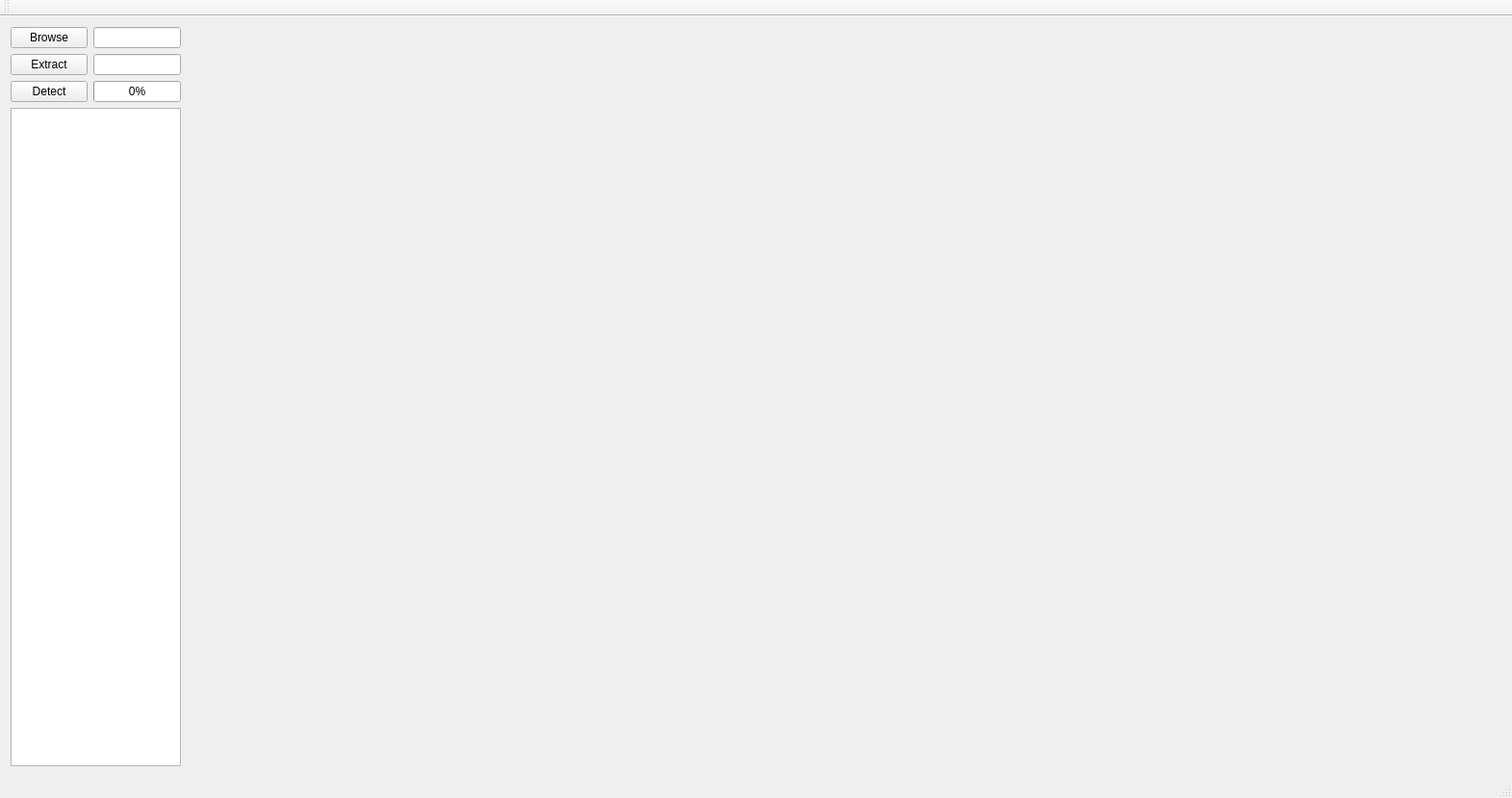
<?xml version="1.0" encoding="UTF-8"?>
<ui version="4.0">
 <class>MainWindow</class>
 <widget class="QMainWindow" name="MainWindow">
  <property name="geometry">
   <rect>
    <x>0</x>
    <y>0</y>
    <width>1132</width>
    <height>581</height>
   </rect>
  </property>
  <property name="windowTitle">
   <string>MainWindow</string>
  </property>
  <widget class="QWidget" name="centralWidget">
   <layout class="QHBoxLayout" name="horizontalLayout_3">
    <item>
     <layout class="QHBoxLayout" name="horizontalLayout_2">
      <item>
       <layout class="QVBoxLayout" name="yoloTextLayout">
        <item>
         <layout class="QVBoxLayout" name="fopLayoutV">
          <item>
           <layout class="QHBoxLayout" name="browseLayoutH">
            <item>
             <widget class="QPushButton" name="browseButton">
              <property name="text">
               <string>Browse</string>
              </property>
             </widget>
            </item>
            <item>
             <widget class="QLineEdit" name="browseLineEdit">
              <property name="readOnly">
               <bool>true</bool>
              </property>
             </widget>
            </item>
           </layout>
          </item>
          <item>
           <layout class="QHBoxLayout" name="extractLayoutH">
            <item>
             <widget class="QPushButton" name="extractButton">
              <property name="text">
               <string>Extract</string>
              </property>
             </widget>
            </item>
            <item>
             <widget class="QLineEdit" name="extractLineEdit">
              <property name="readOnly">
               <bool>true</bool>
              </property>
             </widget>
            </item>
           </layout>
          </item>
         </layout>
        </item>
        <item>
         <layout class="QHBoxLayout" name="horizontalLayout">
          <item>
           <widget class="QPushButton" name="detectButton">
            <property name="text">
             <string>Detect</string>
            </property>
           </widget>
          </item>
          <item>
           <widget class="QProgressBar" name="detectProgress">
            <property name="value">
             <number>0</number>
            </property>
           </widget>
          </item>
         </layout>
        </item>
        <item>
         <widget class="QTextEdit" name="metadataTextEdit">
          <property name="readOnly">
           <bool>true</bool>
          </property>
         </widget>
        </item>
       </layout>
      </item>
      <item>
       <widget class="QLabel" name="videoLabel">
        <property name="minimumSize">
         <size>
          <width>1366</width>
          <height>768</height>
         </size>
        </property>
        <property name="text">
         <string/>
        </property>
       </widget>
      </item>
     </layout>
    </item>
   </layout>
  </widget>
  <widget class="QMenuBar" name="menuBar">
   <property name="geometry">
    <rect>
     <x>0</x>
     <y>0</y>
     <width>1132</width>
     <height>22</height>
    </rect>
   </property>
  </widget>
  <widget class="QToolBar" name="mainToolBar">
   <attribute name="toolBarArea">
    <enum>TopToolBarArea</enum>
   </attribute>
   <attribute name="toolBarBreak">
    <bool>false</bool>
   </attribute>
  </widget>
  <widget class="QStatusBar" name="statusBar"/>
 </widget>
 <layoutdefault spacing="6" margin="11"/>
 <resources/>
 <connections>
  <connection>
   <sender>detectButton</sender>
   <signal>clicked()</signal>
   <receiver>MainWindow</receiver>
   <slot>detectClicked()</slot>
   <hints>
    <hint type="sourcelabel">
     <x>49</x>
     <y>134</y>
    </hint>
    <hint type="destinationlabel">
     <x>8</x>
     <y>128</y>
    </hint>
   </hints>
  </connection>
  <connection>
   <sender>browseButton</sender>
   <signal>clicked()</signal>
   <receiver>MainWindow</receiver>
   <slot>browseClicked()</slot>
   <hints>
    <hint type="sourcelabel">
     <x>82</x>
     <y>68</y>
    </hint>
    <hint type="destinationlabel">
     <x>460</x>
     <y>555</y>
    </hint>
   </hints>
  </connection>
  <connection>
   <sender>extractButton</sender>
   <signal>clicked()</signal>
   <receiver>MainWindow</receiver>
   <slot>extractClicked()</slot>
   <hints>
    <hint type="sourcelabel">
     <x>40</x>
     <y>94</y>
    </hint>
    <hint type="destinationlabel">
     <x>440</x>
     <y>551</y>
    </hint>
   </hints>
  </connection>
 </connections>
 <slots>
  <slot>browseClicked()</slot>
  <slot>extractClicked()</slot>
  <slot>detectClicked()</slot>
 </slots>
</ui>
